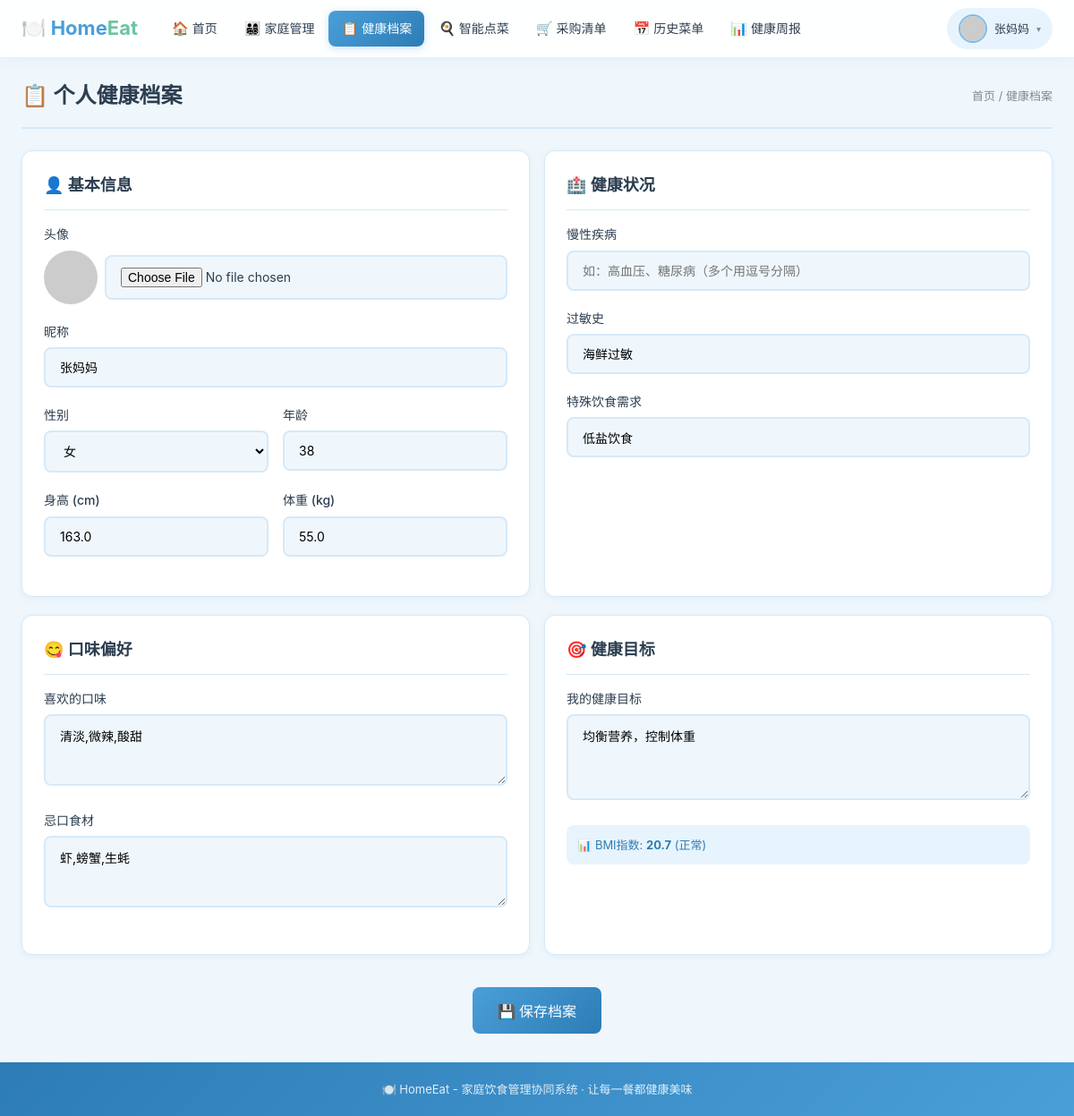
/user/profile (signed in), run on the app's committed database.
### models.py (models this page shows)
class User(UserMixin, db.Model):
    __tablename__ = 'user'
    id = db.Column(db.Integer, primary_key=True)
    username = db.Column(db.String(50), unique=True, nullable=False)
    password = db.Column(db.String(200), nullable=False)
    role = db.Column(db.String(20), default='user')  # admin / user
    nickname = db.Column(db.String(50), default='')
    avatar = db.Column(db.String(200), default='')
    gender = db.Column(db.String(10), default='')
    age = db.Column(db.Integer, default=0)
    height = db.Column(db.Float, default=0)
    weight = db.Column(db.Float, default=0)
    diseases = db.Column(db.Text, default='')  # 慢性疾病
    allergies = db.Column(db.Text, default='')  # 过敏史
    special_diet = db.Column(db.Text, default='')  # 特殊饮食需求
    taste_likes = db.Column(db.Text, default='')  # 喜欢的口味
    taste_dislikes = db.Column(db.Text, default='')  # 忌口食材
    health_goal = db.Column(db.Text, default='')  # 健康目标
    family_id = db.Column(db.Integer, db.ForeignKey('family.id'), nullable=True)
    is_family_admin = db.Column(db.Boolean, default=False)
    created_at = db.Column(db.DateTime, default=datetime.now)
    family = db.relationship('Family', foreign_keys=[family_id], backref=db.backref('members', lazy=True))

### app.py (the view, shortened to what this page needs)
@app.route('/user/profile', methods=['GET', 'POST'])
@login_required
def user_profile():
    return render_template('user/profile.html')

### app.py (called while the page is built)
@login_manager.user_loader
def load_user(user_id):
    return User.query.get(int(user_id))

### templates/user/profile.html (shortened to what this page needs)
{% extends "user/base.html" %}
{% block content %}
<div class="page-header">
    <h2>📋 个人健康档案</h2>
    <span class="breadcrumb">首页 / 健康档案</span>
</div>
<form method="POST" action="/user/profile">
<div class="grid-2">
    <div class="card">
        <div class="card-header"><h3>👤 基本信息</h3></div>
        <div class="form-group">
            <label>头像</label>
            <div class="d-flex gap-1 align-center">
                <img src="{{ current_user.avatar or 'https://via.placeholder.com/60' }}" alt="头像" style="width:60px;height:60px;border-radius:50%;object-fit:cover;" id="avatarPreview">
                <div style="flex:1;">
                    <input type="file" id="avatarFile" class="form-control" accept="image/*"
                        onchange="uploadFile('avatarFile', function(url){document.getElementById('avatarUrl').value=url;document.getElementById('avatarPreview').src=url;})">
                </div>
            </div>
        </div>
        <div class="form-group">
            <label>昵称</label>
            <input type="text" name="nickname" class="form-control" value="{{ current_user.nickname }}" required>
        </div>
        <div class="grid-2">
            <div class="form-group">
                <label>性别</label>
                <select name="gender" class="form-control">
                    <option value="女" {% if current_user.gender == '女' %}selected{% endif %}>女</option>
                </select>
            </div>
            <div class="form-group">
                <label>年龄</label>
                <input type="number" name="age" class="form-control" value="{{ current_user.age or '' }}" min="0" max="150">
            </div>
        </div>
        <div class="grid-2">
            <div class="form-group">
                <label>身高 (cm)</label>
                <input type="number" name="height" class="form-control" value="{{ current_user.height or '' }}" step="0.1">
            </div>
            <div class="form-group">
                <label>体重 (kg)</label>
                <input type="number" name="weight" class="form-control" value="{{ current_user.weight or '' }}" step="0.1">
            </div>
        </div>
    </div>
    <div class="card">
        <div class="card-header"><h3>🏥 健康状况</h3></div>
        <div class="form-group">
            <label>慢性疾病</label>
            <input type="text" name="diseases" class="form-control" value="{{ current_user.diseases }}" placeholder="如：高血压、糖尿病（多个用逗号分隔）">
        </div>
        <div class="form-group">
            <label>过敏史</label>
            <input type="text" name="allergies" class="form-control" value="{{ current_user.allergies }}" placeholder="如：海鲜过敏、花生过敏">
        </div>
        <div class="form-group">
            <label>特殊饮食需求</label>
            <input type="text" name="special_diet" class="form-control" value="{{ current_user.special_diet }}" placeholder="如：低盐饮食、素食主义">
        </div>
    </div>
</div>
<div class="grid-2">
    <div class="card">
        <div class="card-header"><h3>😋 口味偏好</h3></div>
        <div class="form-group">
            <label>喜欢的口味</label>
            <textarea name="taste_likes" class="form-control" placeholder="如：清淡、微辣、酸甜（多个用逗号分隔）">{{ current_user.taste_likes }}</textarea>
        </div>
        <div class="form-group">
            <label>忌口食材</label>
            <textarea name="taste_dislikes" class="form-control" placeholder="如：苦瓜、芹菜、内脏（多个用逗号分隔）">{{ current_user.taste_dislikes }}</textarea>
        </div>
    </div>
    <div class="card">
        <div class="card-header"><h3>🎯 健康目标</h3></div>
        <div class="form-group">
            <label>我的健康目标</label>
            <textarea name="health_goal" class="form-control" rows="4" placeholder="如：均衡营养、控制体重、增肌减脂">{{ current_user.health_goal }}</textarea>
        </div>
        {% if current_user.height and current_user.weight %}
        <div style="padding:12px;background:var(--primary-bg);border-radius:var(--radius-sm);">
            <p style="font-size:13px;color:var(--primary-dark);">
                📊 BMI指数: <strong>{{ "%.1f" | format(current_user.weight / ((current_user.height/100) ** 2)) }}</strong>
                {% set bmi = current_user.weight / ((current_user.height/100) ** 2) %}
                {% if bmi < 18.5 %} (偏瘦)
                {% elif bmi < 24 %} (正常)
                {% elif bmi < 28 %} (偏胖)
                {% else %} (肥胖)
                {% endif %}
            </p>
        </div>
        {% endif %}
    </div>
</div>
<div class="text-center mt-2">
    <button type="submit" class="btn btn-primary btn-lg">💾 保存档案</button>
</div>
</form>
{% endblock %}

### templates/user/base.html (shortened to what this page needs)
<!DOCTYPE html>
<html lang="zh-CN">
<head>
    <link rel="stylesheet" href="/static/css/style.css">
</head>
<body>
<div class="frontend-layout">
    <header class="frontend-navbar">
        <div class="navbar-inner">
            <a href="/user/home" class="navbar-logo">
                🍽️ Home<span>Eat</span>
            </a>
            <nav class="navbar-nav">
                <a href="/user/home" class="{% if request.endpoint == 'user_home' %}active{% endif %}">
                    <span>🏠</span> 首页
                </a>
                <a href="/user/family" class="{% if request.endpoint == 'user_family' %}active{% endif %}">
                    <span>👨‍👩‍👧‍👦</span> 家庭管理
                </a>
                <a href="/user/profile" class="{% if request.endpoint == 'user_profile' %}active{% endif %}">
                    <span>📋</span> 健康档案
                </a>
                <a href="/user/ordering" class="{% if request.endpoint == 'user_ordering' %}active{% endif %}">
                    <span>🍳</span> 智能点菜
                </a>
                <a href="/user/shopping" class="{% if request.endpoint == 'user_shopping' %}active{% endif %}">
                    <span>🛒</span> 采购清单
                </a>
                <a href="/user/history" class="{% if request.endpoint == 'user_history' %}active{% endif %}">
                    <span>📅</span> 历史菜单
                </a>
                <a href="/user/report" class="{% if request.endpoint == 'user_report' %}active{% endif %}">
                    <span>📊</span> 健康周报
                </a>
            </nav>
            <div class="navbar-user">
                <div class="navbar-user-btn" onclick="document.querySelector('.navbar-dropdown').classList.toggle('show')">
                    <img src="{{ current_user.avatar or 'https://via.placeholder.com/32' }}" alt="头像" class="navbar-avatar">
                    <span class="navbar-username">{{ current_user.nickname or current_user.username }}</span>
                    <span class="navbar-arrow">▾</span>
                </div>
            </div>
        </div>
    </header>
    <main class="frontend-main">
        <div class="frontend-container">
            {% block content %}{% endblock %}
        </div>
    </main>
    <footer class="frontend-footer">
        <div class="frontend-container">
            <p>🍽️ HomeEat - 家庭饮食管理协同系统 · 让每一餐都健康美味</p>
        </div>
    </footer>
</div>
</body>
</html>

### data on the page
User: nickname "张妈妈", gender "女", age "38", height "163.0", weight "55.0", allergies "海鲜过敏", special_diet "低盐饮食", taste_likes "清淡,微辣,酸甜", taste_dislikes "虾,螃蟹,生蚝", health_goal "均衡营养，控制体重", current_user.weight/((current_user.height/100)**2) "20.7"
